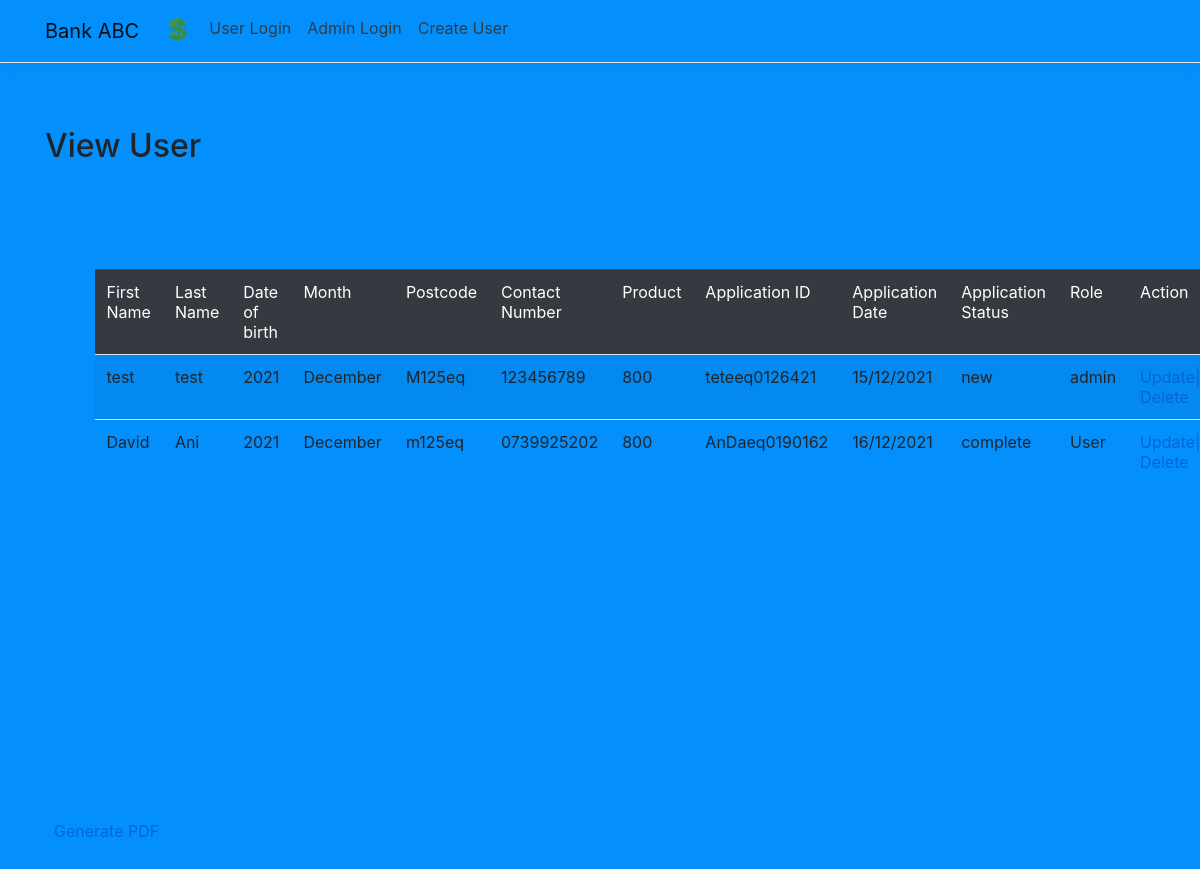
Screenshot of /User/viewUser.php with the database file from the repository.
### tables this page shows
CREATE TABLE "assignemnt" (
	"first_name"	TEXT NOT NULL,
	"last_name"	TEXT NOT NULL,
	"Date_of_birth"	INTEGER NOT NULL,
	"Month"	TEXT NOT NULL,
	"Postcode"	TEXT NOT NULL,
	"contact_number"	TEXT NOT NULL,
	"Product"	INTEGER NOT NULL,
	"application_id"	TEXT NOT NULL,
	"application_date"	TEXT NOT NULL,
	"application_status"	TEXT NOT NULL,
	"Role"	TEXT NOT NULL,
	"lucky_draw"	TEXT NOT NULL,
	PRIMARY KEY("application_id")
);

### User/viewUserSQL.php (called while the page is built)
<?php
function getUsers(){
    $db = new SQLITE3('/Applications/XAMPP/xamppfiles/htdocs/Myproject/data/StudentModule.db');
    $sql = "SELECT * FROM assignemnt";
    $stmt = $db->prepare($sql);
    $result = $stmt->execute();
    $arrayResult = [];
    while ($row = $result->fetchArray()){
    $arrayResult [] = $row;
    }
    return $arrayResult;
}
?>

### User/viewUser.php (the view, shortened to what this page needs)
<?php
include_once("viewUserSQL.php");
include("navbar.php");
$user = getUsers();
?>
<link rel ="stylesheet" type="text/css" href="site.css"/>
<div class="container pb-5">
    <main role="main" class="pb-3">
        <h2>View User</h2><br>
<div class="row">
            <div class="col-10">
                <table class="table table-striped">
                    <thead class="table-dark">
                        <td>First Name</td>
                        <td>Last Name</td>
                        <td>Date of birth</td>
                        <td>Month</td>
                        <td>Postcode</td>
                        <td>Contact Number</td>
                        <td>Product</td>
                        <td>Application ID</td>
                        <td>Application Date</td>
                        <td>Application Status</td>
                        <td>Role</td>
                        <td>Action</td>
                    </thead>
                    <?php
                for ($i=0; $i<count($user); $i++):
                    ?>
                    <tr>
                        <td><?php echo $user[$i]['first_name']?></td>
                        <td><?php echo $user[$i]['last_name']?></td>
                        <td><?php echo $user[$i]['Date_of_birth']?></td>
                        <td><?php echo $user[$i]['Month']?></td>
                        <td><?php echo $user[$i]['Postcode']?></td>
                        <td><?php echo $user[$i]['contact_number']?></td>
                        <td><?php echo $user[$i]['Product']?></td>
                        <td><?php echo $user[$i]['application_id']?></td>
                        <td><?php echo $user[$i]['application_date']?></td>
                        <td><?php echo $user[$i]['application_status']?></td>
                        <td><?php echo $user[$i]['Role']?></td>
                        <td><a href="updateUser.php?uid=<?php echo $user[$i]['application_id']; ?>">Update| </a><a href="deleteUser.php?uid=<?php echo $user[$i]['application_id']; ?>">Delete</a></td>
                    </tr>
                   <?php endfor;?>
                </table>
            </div>
        </div>
   </main>
</div>
<div>
            <a href="userpdf.php" target="_blank">Generate PDF</a>
</div>

### User/site.css (style rules this page uses)
a { color: #0366d6; }
html { font-size: 14px; }
@media (min-width: 768px) { html { font-size: 16px; } }
html { position: relative; min-height: 100%; }
body { margin-bottom: 60px; }
.bgColor { background-color:#0390fc ; }
.container { min-height: 100%; }

### rows the page displays
assignemnt: first_name "test", last_name "test", Date_of_birth "2021", Month "December", Postcode "M125eq", contact_number "123456789", Product "800", application_id "teteeq0126421", application_date "15/12/2021", application_status "new", Role "admin"
assignemnt: first_name "David", last_name "Ani", Date_of_birth "2021", Month "December", Postcode "m125eq", contact_number "0739925202", Product "800", application_id "AnDaeq0190162", application_date "16/12/2021", application_status "complete", Role "User"
